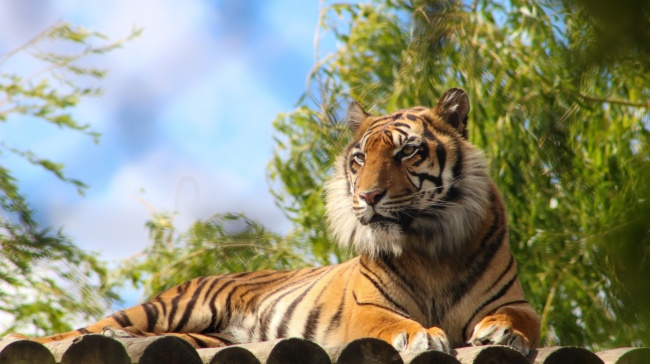
//> input picture resources/tiger.jpeg, 650 x 364 px
$ ./03_bitwise   (built with g++ and OpenCV 4)
//> lines starting //> are read from the running program, lines starting //| are printed output that depends on the picture; after the words box and inside, x2 and y2 are one past the last pixel; in counts of white or black regions, pixels touching at a corner belong together
#include<opencv2/opencv.hpp>
#include<iostream>

using namespace cv;
using namespace std;

int main(int argc, char* argv[]) {
    Mat src = imread(argc>1?argv[1]:"./resources/tiger.jpeg");
//> src is the input picture: 364 rows x 650 cols, CV_8UC3; mean B, G, R 118.9, 142.6, 140.7
    if(src.empty() ) {
        cerr<<"imread failed"<<endl;
        return -1;
    }
    imshow("src", src);

    Mat head_roi_mask(src.rows,src.cols,CV_8UC3,Scalar(0,0,0));
    // 90:250,310:490
    rectangle(head_roi_mask, Point(310, 90), Point(490, 250), Scalar(255,255,255), -1);
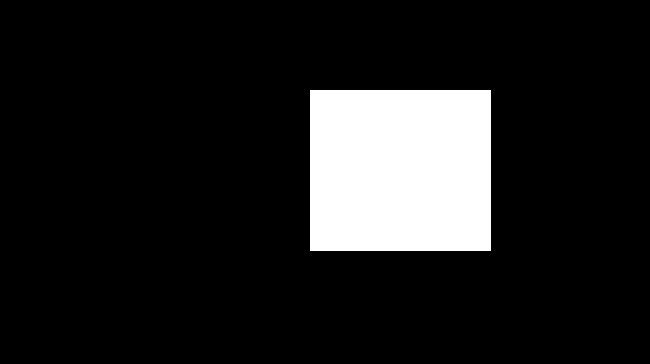
//> head_roi_mask: 364 rows x 650 cols, CV_8UC3; 12.3% white; 1 white region, box (x1, y1, x2, y2) and area: (310, 90, 491, 251) 29141
    imshow("head_roi_mask", head_roi_mask);

    Mat bit_and;
    bitwise_and(src, head_roi_mask, bit_and);
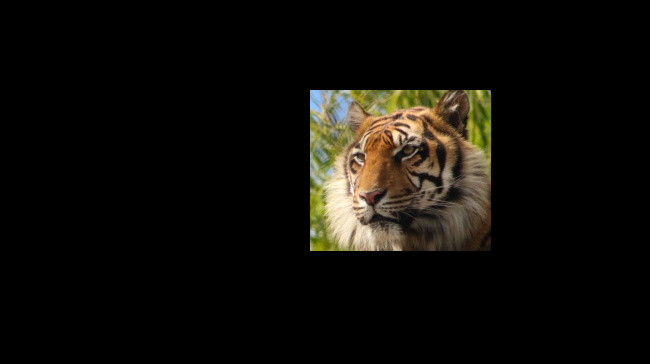
//> bit_and: 364 rows x 650 cols, CV_8UC3; mean B, G, R 9.4, 13.5, 15.3
    imshow("bit_and", bit_and);

    Mat bit_or;
    bitwise_or(src, head_roi_mask, bit_or);
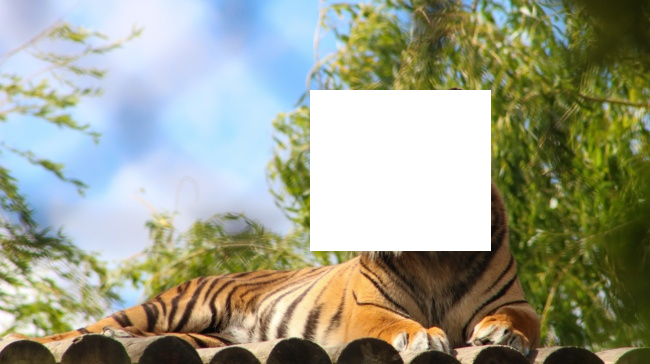
//> bit_or: 364 rows x 650 cols, CV_8UC3; mean B, G, R 141, 160.5, 156.8
    imshow("bit_or", bit_or);

    Mat bit_xor;
    bitwise_or(src, head_roi_mask, bit_xor);
    imshow("bit_xor", bit_xor);

    Mat bit_and_not;
    bitwise_not(bit_and, bit_and_not);
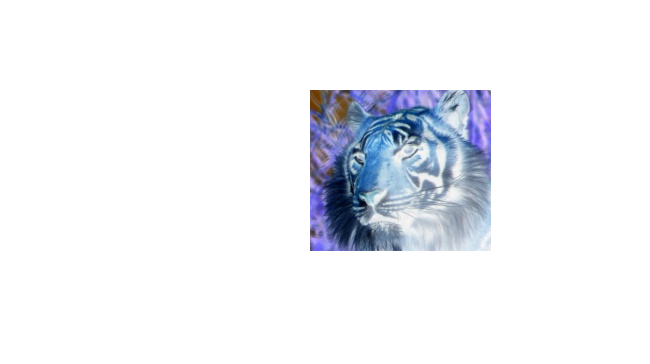
//> bit_and_not: 364 rows x 650 cols, CV_8UC3; mean B, G, R 245.6, 241.5, 239.7
    imshow("bit_and_not", bit_and_not);

    waitKey(0);
    destroyAllWindows();
    return 0;
}
